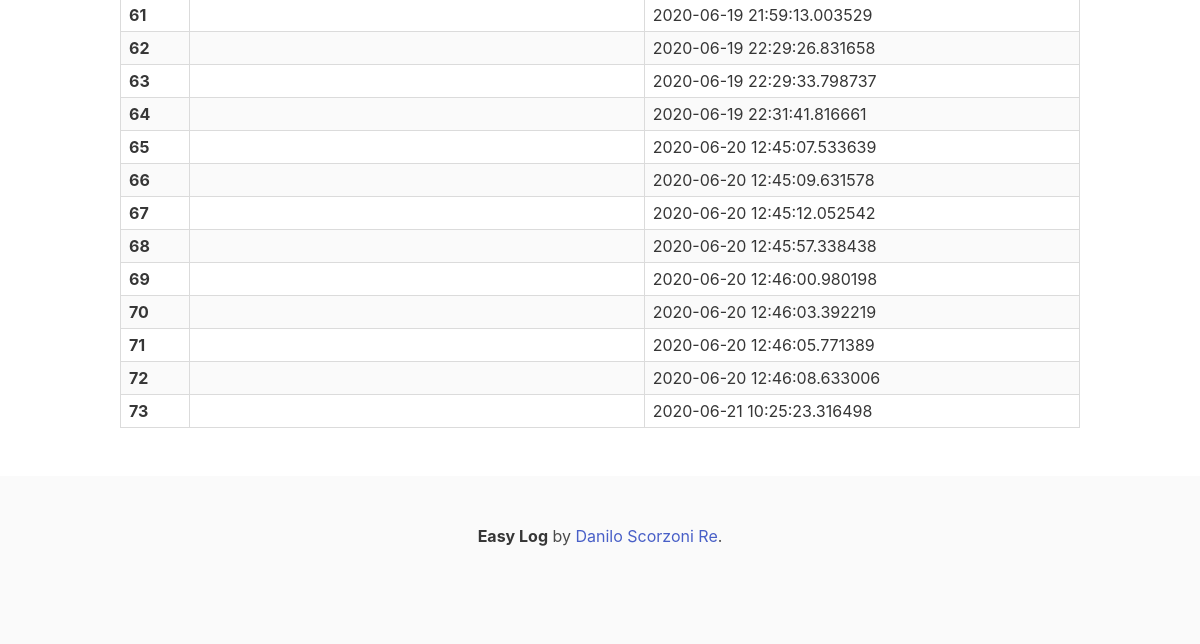
Before: /current_logs (signed in, lower part) with the older database file.
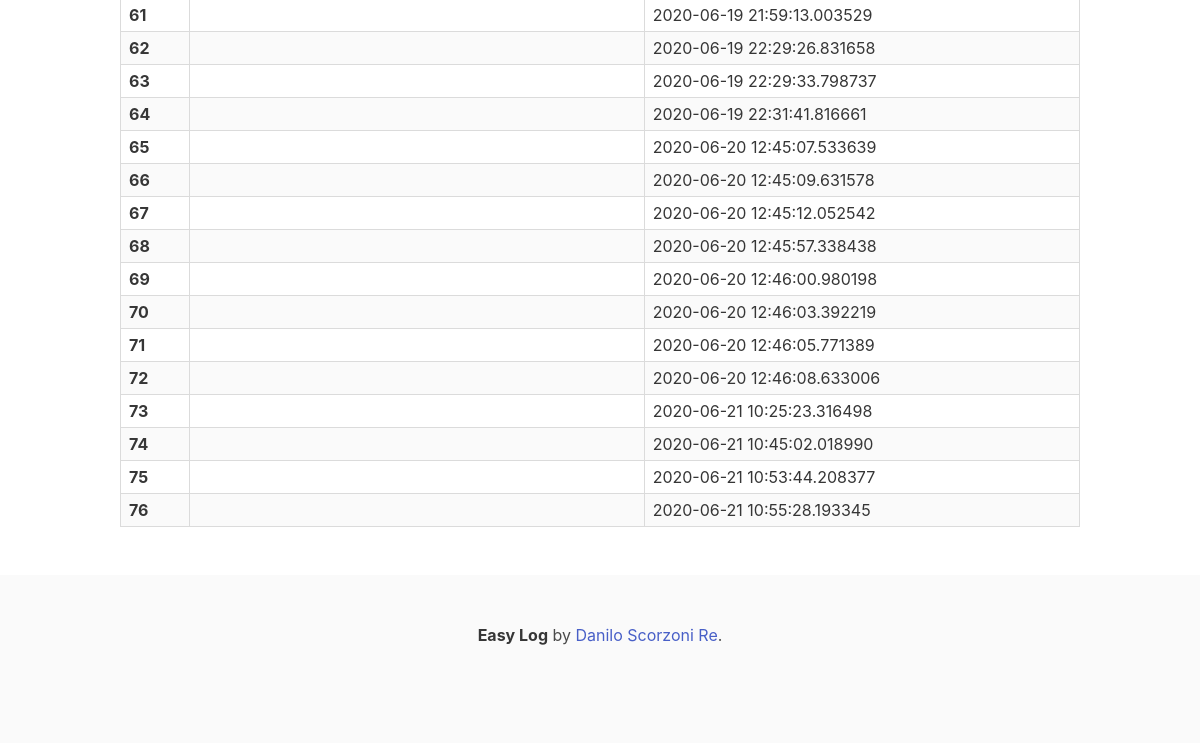
After: the same page with the newer database file.
### easy_log.py (models this page shows)
class Log(db.Model):
    id = db.Column(db.Integer, primary_key=True)
    log_string = db.Column(db.String(100), nullable=False)
    created_at = db.Column(db.DateTime, default = lambda:datetime.now())

### easy_log.py (the view)
@app.route('/current_logs')
@login_required
def current_logs():
    rows = Log.query.all()
    return render_template('current_logs.html', rows = rows)

### easy_log.py (called while the page is built)
@login_manager.user_loader
def load_user(user_id):
    return User.query.get(int(user_id))

### templates/current_logs.html (shortened to what this page needs)
{% extends "base.html" %}
{% block content %}
<section class="section">
    <div class="container">
        <table class="table is-bordered is-striped is-narrow is-hoverable is-fullwidth">
            <tbody>
                {% for row in rows %}
                <tr>
                    <th>
                        {{ row.id }}
                    </th>
                    <td>{{ row.log_string }}</td>
                    <td>{{ row.created_at }}</td>
                </tr>
                {% endfor %}
            </tbody>
        </table>
    </div>
</section>
{% endblock %}

### templates/base.html (shortened to what this page needs)
<!DOCTYPE html>
<html lang="en">
<head>
  <link rel="stylesheet" href="https://cdn.jsdelivr.net/npm/bulma@0.9.0/css/bulma.min.css" />
</head>
<body>
  {% block content %}
  {% endblock %}
  <footer class="footer">
    <div class="content has-text-centered">
      <p>
        <strong>Easy Log</strong> by <a href="https://github.com/dscorzoni">Danilo Scorzoni Re</a>.
      </p>
    </div>
  </footer>
</body>
</html>

Changed rows visible on the page:
added Log: id "74", created_at "2020-06-21 10:45:02.018990"
added Log: id "75", created_at "2020-06-21 10:53:44.208377"
added Log: id "76", created_at "2020-06-21 10:55:28.193345"
